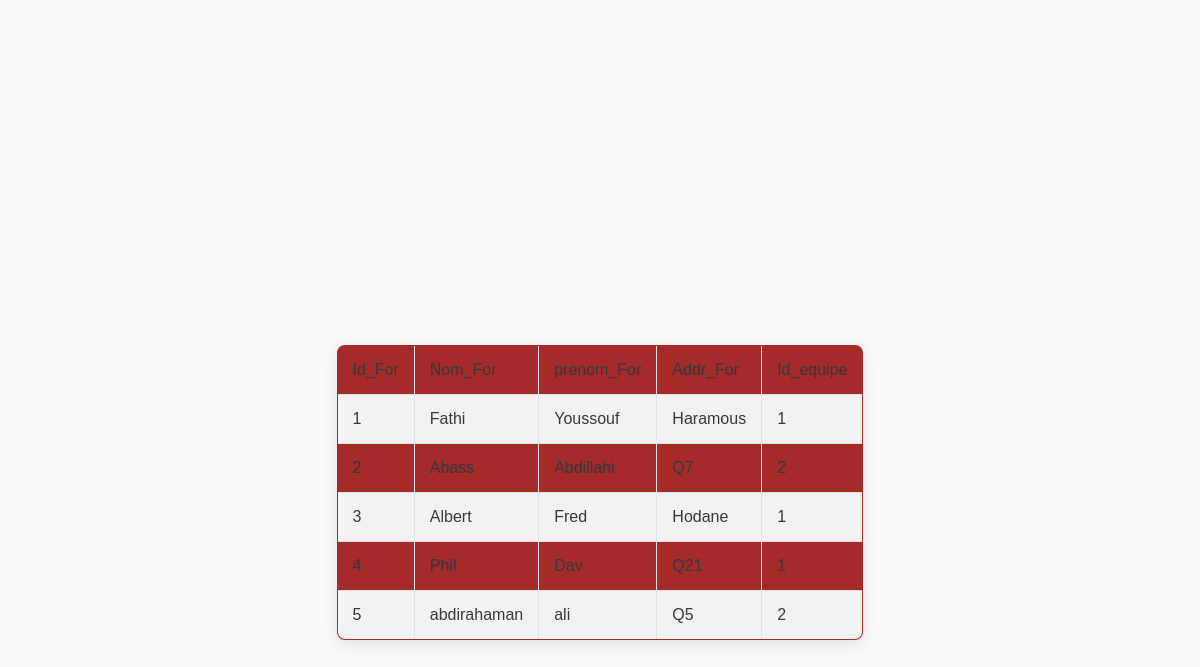
The page /Administrateur/listeformateur.php on the database its author committed.
### tables this page shows
CREATE TABLE `formateur` (
  `Id_For` int(11) NOT NULL,
  `Nom_For` varchar(20) DEFAULT NULL,
  `Prenom_For` varchar(20) DEFAULT NULL,
  `Addr_For` varchar(20) DEFAULT NULL,
  `Id_equipe` int(11) DEFAULT NULL
);

### Administrateur/listeformateur.php (the view, shortened to what this page needs)
<?php
$SERVER="localhost";
$utilisateur="root";
$motDepasse="";
$base="gestion_academie";
$E=mysqli_connect($SERVER,$utilisateur,$motDepasse,$base);
$q=("SELECT Id_For,Nom_For,Prenom_For,Addr_For,Id_equipe FROM formateur ");
$res=mysqli_query($E,$q);
echo"<br><br><br><center><br><br><br>";
echo"<table border='1'>";
echo"<tr><td>Id_For</td> <td>Nom_For</td> <td>prenom_For</td> <td>Addr_For</td> <td>Id_equipe</td>\n";
 while($row=mysqli_fetch_assoc($res)){
    echo"<tr><td>{$row['Id_For']}</td> <td>{$row['Nom_For']}</td> <td>{$row['Prenom_For']}</td> <td>{$row['Addr_For']}</td> <td>{$row['Id_equipe']}</td>\n<br>";
 }
 echo"</center>";
 ?>

### Administrateur/listeformateur.php (style rules this page uses)
table { width: 90%; border-collapse: collapse; background-color: brown; border-radius: 8px; overflow: hidden; box-shadow: 0 4px 15px rgba(0, 0, 0, 0.1); }
th, td { padding: 15px; border: 1px solid #dee2e6; text-align: left; }
tr:nth-child(even) { background-color: #f2f2f2; }
tr { transition: background-color 0.3s; }

### rows shown on the page
formateur: Id_For "1", Nom_For "Fathi", Prenom_For "Youssouf", Addr_For "Haramous", Id_equipe "1"
formateur: Id_For "2", Nom_For "Abass", Prenom_For "Abdillahi", Addr_For "Q7", Id_equipe "2"
formateur: Id_For "3", Nom_For "Albert", Prenom_For "Fred", Addr_For "Hodane", Id_equipe "1"
formateur: Id_For "4", Nom_For "Phil", Prenom_For "Dav", Addr_For "Q21", Id_equipe "1"
formateur: Id_For "5", Nom_For "abdirahaman", Prenom_For "ali", Addr_For "Q5", Id_equipe "2"
